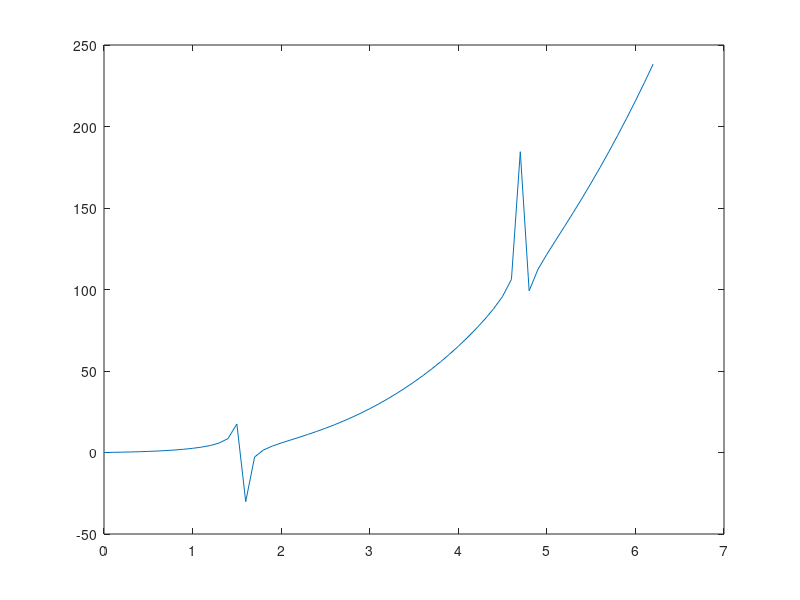
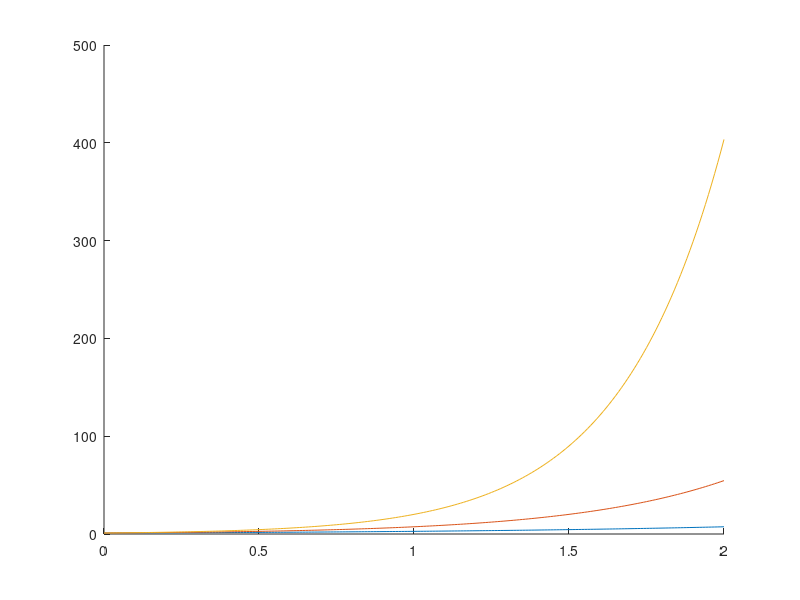
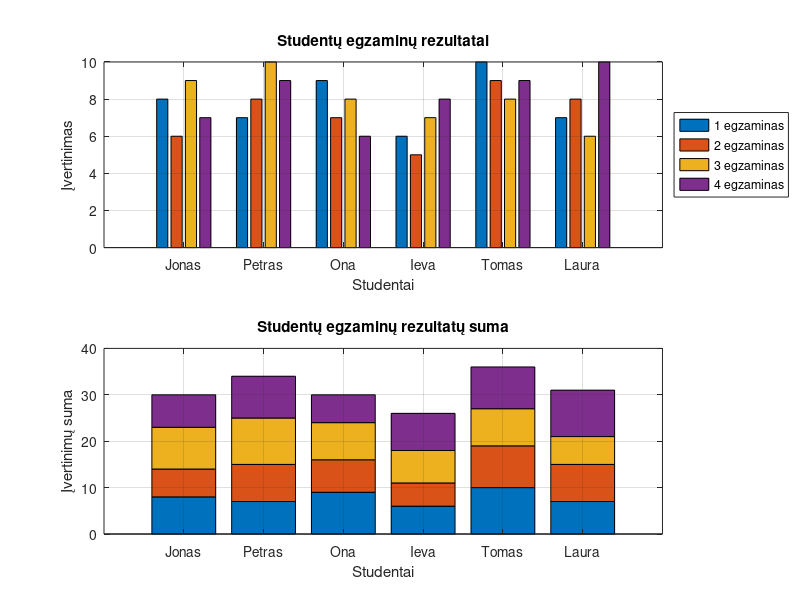

These figures' MATLAB source, in order: (Note: this script raises an error after producing the figures.)
% Arnas_Markiavičius_EEf-25/2
% 2026-09-22

clc;
clear;
close all;


%% 1. DVIMATIS GRAFIKŲ VAIZDAVIMAS

% 1a
figure (1)
x1 = 0:0.1:2*pi;
f = x1.^3 + tan(x1);
plot(x1, f)

% 1b
figure(2)
x2 = 0:0.01:2;

f1 = exp(x2);
f2 = exp(2*x2);
f3 = exp(3*x2);

hold on
plot(x2, f1,x2, f2,x2, f3)


%% 2. SPECIALIZUOTŲ GRAFIKŲ KŪRIMAS
pazymiai = [
    8  6  9  7;
    7  8 10  9;
    9  7  8  6;
    6  5  7  8;
    10 9  8  9;
    7  8  6 10
];

studentai = {'Jonas', 'Petras', 'Ona', 'Ieva', 'Tomas', 'Laura'};


figure(3);


%% 2a ir 2c

subplot(2,1,1);

bar(pazymiai);

xlabel('Studentai');
ylabel('Įvertinimas');

title('Studentų egzaminų rezultatai');

ylim([0 10]);

xticks(1:6);
xticklabels(studentai);

legend('1 egzaminas', ...
       '2 egzaminas', ...
       '3 egzaminas', ...
       '4 egzaminas', ...
       'Location', 'eastoutside');

grid on;


% 2b ir 2c

subplot(2,1,2);

bar(pazymiai, 'stacked');

xlabel('Studentai');
ylabel('Įvertinimų suma');

title('Studentų egzaminų rezultatų suma');

xticks(1:6);
xticklabels(studentai);

ylim([0 40]);

grid on;

%% P. SIGNALŲ GRAFINIS ATVAIZDAVIMAS

A = 7;
f = 9;
ro = 1.2;

U1 = 4.5;
U2 = 2.5;

t = 0:0.002:1;

s = A*cos(2*pi*f*t);

n = ro*randn(size(t));

sn = s + n;


%% VISI GRAFAI VIENAME LANGE

figure('Name','Laboratorinio darbo grafikai');

sgtitle('Laboratorinio darbo rezultatai');


% =========================================================
% 1. DVIMATIS GRAFIKŲ VAIZDAVIMAS
% =========================================================

% 1a
subplot(3,2,1);

plot(x1, f, 'bo');


grid on;

title('1a. f(x) = x^3 + tan(x)');
xlabel('x');
ylabel('f(x)');

legend('f(x) = x^3 + tan(x)', ...
       'Location', 'best');


% 1b
subplot(3,2,2);

plot(x2, f1, 'b', ...
     x2, f2, 'r', ...
     x2, f3, 'g');

axis([min(x2) max(x2) min([f1 f2 f3]) max([f1 f2 f3])]);

grid on;

title('1b. Eksponentinės funkcijos');
xlabel('x');
ylabel('f(x)');

legend('e^x', ...
       'e^{2x}', ...
       'e^{3x}', ...
       'Location', 'best');


% =========================================================
% 2. SPECIALIZUOTŲ GRAFIKŲ KŪRIMAS
% =========================================================

% 2a ir 2c
subplot(3,2,3);

bar(pazymiai);

xlabel('Studentai');
ylabel('Įvertinimas');

title('2a. Studentų egzaminų rezultatai');

ylim([0 10]);

xticks(1:6);
xticklabels(studentai);

legend('1 egzaminas', ...
       '2 egzaminas', ...
       '3 egzaminas', ...
       '4 egzaminas', ...
       'Location', 'best');

grid on;


% 2b ir 2c
subplot(3,2,4);

bar(pazymiai, 'stacked');

xlabel('Studentai');
ylabel('Įvertinimų suma');

title('2b. Studentų egzaminų rezultatų suma');

xticks(1:6);
xticklabels(studentai);

ylim([0 40]);

grid on;


% =========================================================
% P. SIGNALŲ GRAFINIS ATVAIZDAVIMAS
% =========================================================

% P-a
subplot(2,1,1);

plot(t, s, '-.', 'LineWidth', 1);

hold on;

plot(t, sn, '-', 'LineWidth', 1);

yline(U1, 'b--', 'LineWidth', 1);

yline(U2, 'r--', 'LineWidth', 1);

hold off;

xlabel('Laikas, s');
ylabel('Įtampa, V');

title('P-a. Pradinis ir filtruotas signalai');

legend('Pradinis signalas', ...
       'Filtruotas signalas', ...
       'U_1 riba', ...
       'U_2 riba', ...
       'Location', 'southwest');

grid on;

axis([min(t) max(t) min([s sn])-1 max([s sn])+1]);


% P-b
subplot(2,1,2);

indeksai = s > U1;

stem(t(indeksai), s(indeksai), ...
     'filled', ...
     'LineWidth', 1);

hold on;


% Minimalios reikšmės
minimumai = islocalmin(s);

plot(t(minimumai), s(minimumai), ...
     'ko', ...
     'MarkerFaceColor', 'k', ...
     'MarkerSize', 5);


% Maksimalios reikšmės
maksimumai = islocalmax(s);

plot(t(maksimumai), s(maksimumai), ...
     'ko', ...
     'MarkerFaceColor', 'k', ...
     'MarkerSize', 5);

hold off;

xlabel('Laikas, s');
ylabel('Įtampa, V');

title('P-b. Pradinio signalo reikšmės virš U_1');

legend('s > U_1', ...
       'Minimalios ir maksimalios įtampos reikšmės', ...
       'Location', 'southwest');

grid on;

axis([min(t) max(t) min(s)-1 max(s)+1]);
